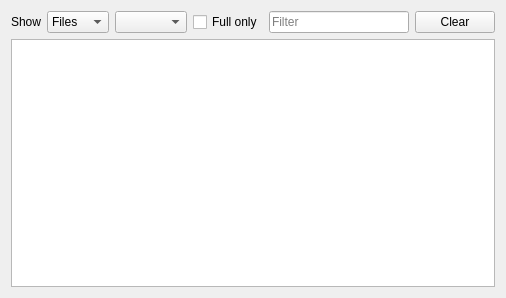
<?xml version="1.0" encoding="UTF-8"?>
<ui version="4.0">
 <class>UIFinishedTransfers</class>
 <widget class="QWidget" name="UIFinishedTransfers">
  <property name="geometry">
   <rect>
    <x>0</x>
    <y>0</y>
    <width>398</width>
    <height>298</height>
   </rect>
  </property>
  <property name="windowTitle">
   <string notr="true"/>
  </property>
  <layout class="QVBoxLayout" name="verticalLayout">
   <item>
    <layout class="QHBoxLayout" name="horizontalLayout">
     <item>
      <widget class="QLabel" name="label">
       <property name="text">
        <string>Show</string>
       </property>
      </widget>
     </item>
     <item>
      <widget class="QComboBox" name="comboBox">
       <item>
        <property name="text">
         <string>Files</string>
        </property>
       </item>
       <item>
        <property name="text">
         <string>Users</string>
        </property>
       </item>
      </widget>
     </item>
     <item>
      <widget class="QComboBox" name="comboBox_FILETYPES">
       <property name="toolTip">
        <string>Filter by file type</string>
       </property>
       <property name="currentIndex">
        <number>-1</number>
       </property>
      </widget>
     </item>
     <item>
      <widget class="QCheckBox" name="checkBox_FULL">
       <property name="toolTip">
        <string>Show only completely finished transfers</string>
       </property>
       <property name="text">
        <string>Full only</string>
       </property>
      </widget>
     </item>
     <item>
      <spacer name="horizontalSpacer">
       <property name="orientation">
        <enum>Qt::Horizontal</enum>
       </property>
       <property name="sizeHint" stdset="0">
        <size>
         <width>12</width>
         <height>20</height>
        </size>
       </property>
      </spacer>
     </item>
     <item>
      <widget class="LineEdit" name="lineEdit_FILTER">
       <property name="sizePolicy">
        <sizepolicy hsizetype="Expanding" vsizetype="Fixed">
         <horstretch>1</horstretch>
         <verstretch>0</verstretch>
        </sizepolicy>
       </property>
       <property name="minimumSize">
        <size>
         <width>140</width>
         <height>0</height>
        </size>
       </property>
       <property name="toolTip">
        <string>Filter by name, path, or user</string>
       </property>
       <property name="placeholderText">
        <string>Filter</string>
       </property>
       <property name="clearButtonEnabled">
        <bool>false</bool>
       </property>
      </widget>
     </item>
     <item>
      <widget class="QPushButton" name="pushButton">
       <property name="text">
        <string>Clear</string>
       </property>
      </widget>
     </item>
    </layout>
   </item>
   <item>
    <widget class="QTreeView" name="treeView">
     <property name="editTriggers">
      <set>QAbstractItemView::NoEditTriggers</set>
     </property>
     <property name="showDropIndicator" stdset="0">
      <bool>false</bool>
     </property>
     <property name="selectionMode">
      <enum>QAbstractItemView::ExtendedSelection</enum>
     </property>
     <property name="selectionBehavior">
      <enum>QAbstractItemView::SelectRows</enum>
     </property>
     <property name="sortingEnabled">
      <bool>true</bool>
     </property>
    </widget>
   </item>
  </layout>
 </widget>
 <customwidgets>
  <customwidget>
   <class>LineEdit</class>
   <extends>QLineEdit</extends>
   <header>LineEdit.h</header>
  </customwidget>
 </customwidgets>
 <resources/>
 <connections/>
</ui>
